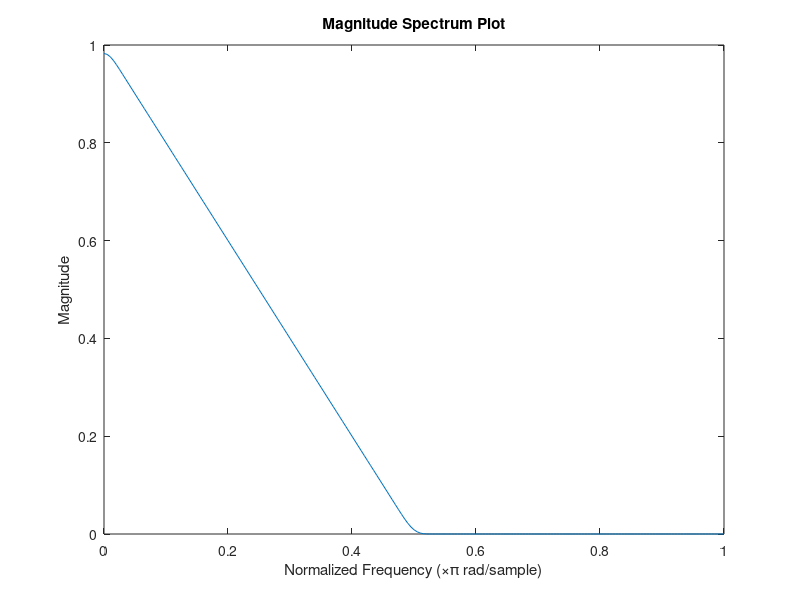
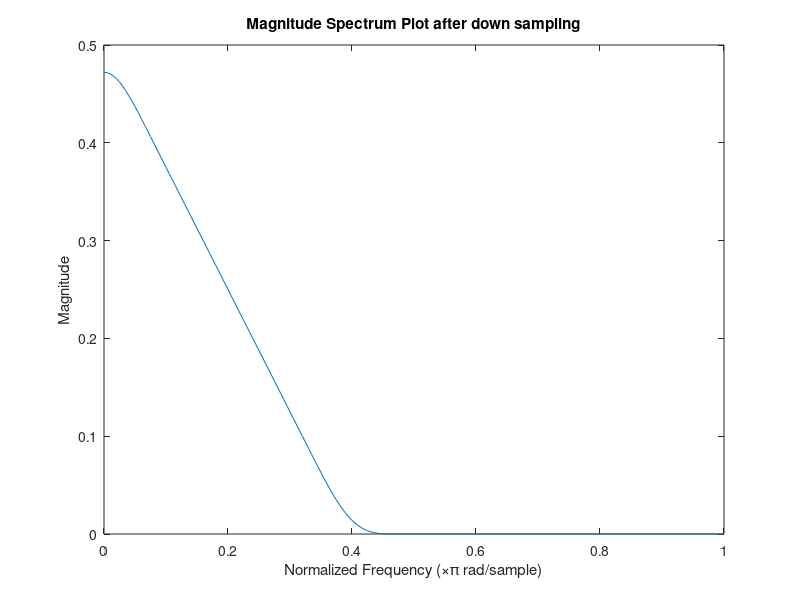
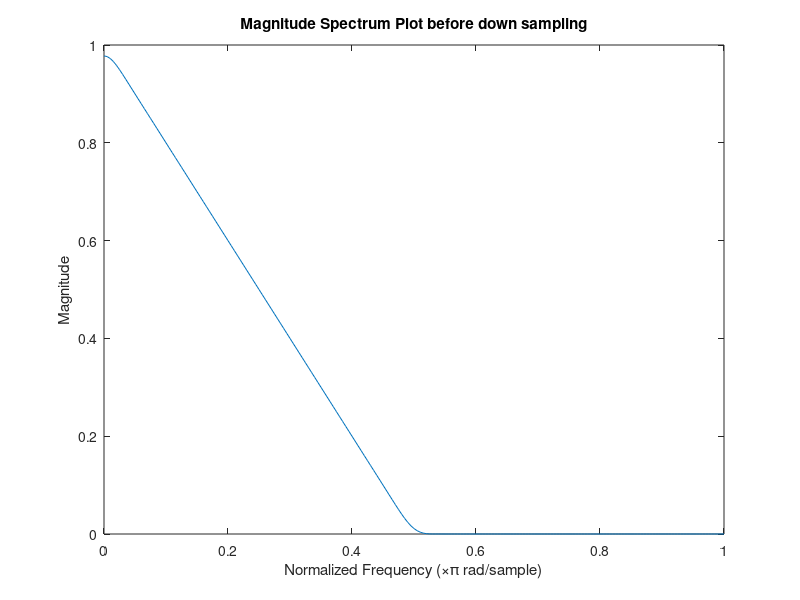
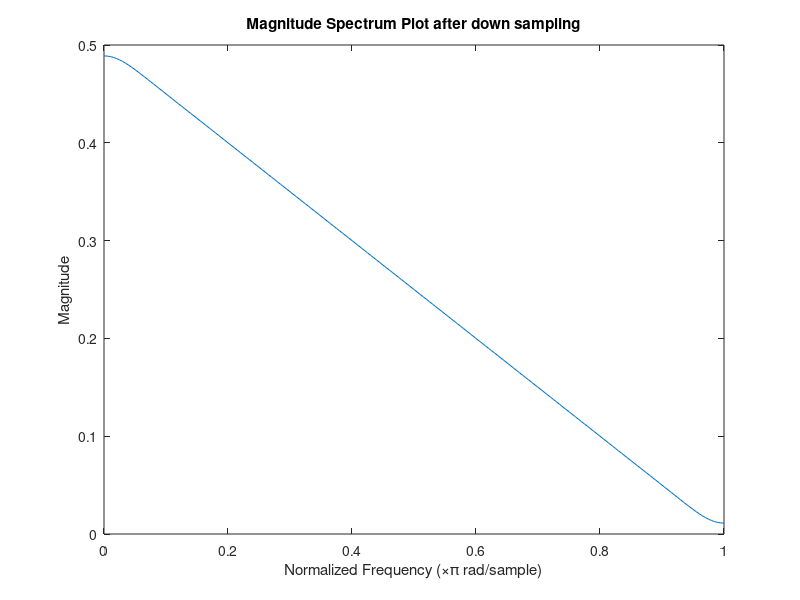

Write the MATLAB code that produced these figures, in order. (Note: this script raises an error after producing the figures.)
%% Pro1
f1=[0 0.05 0.1 0.15 0.2 0.4 0.6 0.8 1];
m1=[1 0.75 0.5 0.25 0.0 0.0 0.0 0.0 0];
% part(a)
% a.(i)
b1=fir2(100,f1,m1);   % Produce a 101 sample sequences x[n] who has required magnitude response 
w=pi*(0:0.005:1);
h1=freqz(b1,1,w);
hmag1=abs(h1);
figure(1)
plot(w/pi,hmag1);
title('Magnitude Spectrum Plot before down sampling')
xlabel('Normalized Frequency (\times\pi rad/sample)')
ylabel('Magnitude')
num1=length(b1);
b1_new=b1(1,1:2:num1);
h1_new=freqz(b1_new,1,w);
hmag1_new=abs(h1_new);
figure(2)
plot(w/pi,hmag1_new);
title('Magnitude Spectrum Plot after down sampling')
xlabel('Normalized Frequency (\times\pi rad/sample)')
ylabel('Magnitude')
%% a.(ii)
f2=[0 0.2 0.4 0.5 0.6 0.8 1];
m2=[1 0.6 0.2 0.0 0.0 0.0 0];
b2=fir2(100,f2,m2);   % Produce a 101 sample sequences x[n] who has required magnitude response     
w=pi*(0:0.005:1);
h2=freqz(b2,1,w);
hmag2=abs(h2);
figure(3)
plot(w/pi,hmag2);
title('Magnitude Spectrum Plot before down sampling')
xlabel('Normalized Frequency (\times\pi rad/sample)')
ylabel('Magnitude')
num2=length(b2);
b2_new=b2(1,1:2:num2);
h2_new=freqz(b2_new,1,w);
hmag2_new=abs(h2_new);
figure(4)
plot(w/pi,hmag2_new);
title('Magnitude Spectrum Plot after down sampling')
xlabel('Normalized Frequency (\times\pi rad/sample)')
ylabel('Magnitude')
%% a.(iii)
f3=[0 0.25 0.5 0.75 1];
m3=[1 2/3  1/3 0.0  0];
b3=fir2(100,f3,m3);    % Produce a 101 sample sequences x[n] who has required magnitude response    
w=pi*(0:0.005:1);
h3=freqz(b3,1,w);
hmag3=abs(h3);
figure(5)
plot(w/pi,hmag3);
title('Magnitude Spectrum Plot before down sampling')
xlabel('Normalized Frequency (\times\pi rad/sample)')
ylabel('Magnitude')
num3=length(b3);
b3_new=b3(1,1:2:num3);
h3_new=freqz(b3_new,1,w);
hmag3_new=abs(h3_new);
figure(6)
plot(w/pi,hmag3_new);
ylim([0 0.5])
title('Magnitude Spectrum Plot after down sampling')
xlabel('Normalized Frequency (\times\pi rad/sample)')
ylabel('Magnitude')
%% a.(iv)
f4=[0 0.2 0.4 0.6 0.8 1];
m4=[1 0.8 0.6 0.4 0.2 0];
b4=fir2(100,f4,m4);     % Produce a 101 sample sequences x[n] who has required magnitude response   
w=pi*(0:0.005:1);
h4=freqz(b4,1,w);
hmag4=abs(h4);
figure(7)
plot(w/pi,hmag4);
title('Magnitude Spectrum Plot before down sampling')
xlabel('Normalized Frequency (\times\pi rad/sample)')
ylabel('Magnitude')
num4=length(b4);
b4_new=b4(1,1:2:num4);
h4_new=freqz(b4_new,1,w);
hmag4_new=abs(h4_new);
figure(8)
plot(w/pi,hmag4_new);
ylim([0 0.6])
title('Magnitude Spectrum Plot after down sampling')
xlabel('Normalized Frequency (\times\pi rad/sample)')
ylabel('Magnitude')
%% part(b)
f_b=[0 0.2 0.4 0.5 0.6 0.8 1];
m_b=[1 0.6 0.2 0.0 0.0 0.0 0];
b_b=fir2(100,f_b,m_b);    
w=pi*(0:0.005:1);
h_b=freqz(b_b,1,w);
hmag_b=abs(h_b);
figure(9)
plot(w/pi,hmag_b);
title('Magnitude Spectrum Plot before up sampling')
xlabel('Normalized Frequency (\times\pi rad/sample)')
ylabel('Magnitude')
num=length(b_b);
% b.(i)
num0=2*num;
b_b1new=zeros(1,num0);
b_b1new(1,1:2:num0)=b_b;
h_b1new=freqz(b_b1new,1,w);
hmag_b1new=abs(h_b1new);
figure(10)
plot(w/pi,hmag_b1new);
title('Magnitude Spectrum Plot after up sampling')
xlabel('Normalized Frequency (\times\pi rad/sample)')
ylabel('Magnitude')
% b.(ii)
num0=3*num;
b_b2new=zeros(1,num0);
b_b2new(1,1:3:num0)=b_b;
h_b2new=freqz(b_b2new,1,w);
hmag_b2new=abs(h_b2new);
figure(11)
plot(w/pi,hmag_b2new);
title('Magnitude Spectrum Plot after up sampling')
xlabel('Normalized Frequency (\times\pi rad/sample)')
ylabel('Magnitude')
% b.(iii)
num0=4*num;
b_b3new=zeros(1,num0);
b_b3new(1,1:4:num0)=b_b;
h_b3new=freqz(b_b3new,1,w);
hmag_b3new=abs(h_b3new);
figure(12)
plot(w/pi,hmag_b3new);
title('Magnitude Spectrum Plot after up sampling')
xlabel('Normalized Frequency (\times\pi rad/sample)')
ylabel('Magnitude')
% b.(iv)
num0=5*num;
b_b4new=zeros(1,num0);
b_b4new(1,1:5:num0)=b_b;
h_b4new=freqz(b_b4new,1,w);
hmag_b4new=abs(h_b4new);
figure(13)
plot(w/pi,hmag_b4new);
title('Magnitude Spectrum Plot after up sampling')
xlabel('Normalized Frequency (\times\pi rad/sample)')
ylabel('Magnitude')
%% Prob4
% part(a)
f=[0 0.1 0.2 0.3 0.4 0.5 0.6 0.8 1];
m=[1 0.8 0.6 0.4 0.2 0.0 0.0 0.0 0];
b=fir2(128,f,m);          % Use the Matlab routine fir2 
w=pi*(0:0.005:1);
h=freqz(b,1,w);
hmag=abs(h);
figure(1)                 %  Plot the magnitude response of the resulting signal
plot(w/pi,hmag);
title('Magnitude Spectrum Plot')
xlabel('Normalized Frequency (\times\pi rad/sample)')
ylabel('Magnitude')
%% part(b)          
b1_new=up_sample(b,2,w);      % L=2
b2_new=up_sample(b,3,w);      % L=3
b3_new=up_sample(b,4,w);      % L=4
%% part(c)
fs=10000;           % The sample rate
ws=0.25;            % The stop band edge frequency
wc=0.25-1500/fs;    % The cut-off frequency
delp=0.01;
dels=0.001;
fedge=[wc ws];
mval=[1 0];
dev=[delp dels];        
[A,Fo,Ao,W]=firpmord(fedge,mval,dev);
b_b=firpm(A,Fo,Ao,W);
w=pi*(0:0.005:1.0);
h_b=freqz(b_b,1,w);
hmag_b=abs(h_b);
hphase_b=angle(h_b);
tol=0.95*pi;
figure(5)   
subplot(2,1,1)      % Plot the magnitude response of the resulting filter
hmag_b=unwrap(hmag_b,tol);
plot(w/pi,hmag_b)
title('Magnitude Response Plot (firpm FIR filter)')
ylabel('Magnitude ')
xlabel('Frequency (\times\pi radians)')
subplot(2,1,2)      % Plot the phase response of the resulting filter
hphase_b=unwrap(hphase_b,tol);
plot(w/pi,hphase_b)
title('Phase Response Plot (firpm FIR filter)')
ylabel('Phase (radians)')
xlabel('Frequency (\times\pi radians)')
%% part(d)
y2_new= filter(b_b,1,b1_new); 
b0_new=zeros(1,length(y2_new));
b0_new(1,1:2:length(y2_new))=b;     % Align the sequences accordingly
stem(0:length(y2_new)-1,abs(y2_new-b0_new))
title('The absolute error between y2[n] and x[n/2]')
xlabel('Sample')
ylabel('Amplitude')
%% Prob5
% part(a)
Fs=10000;
Fpass=45;    
Fstop=50;
delp=0.01;
dels=0.001;
mval=[1 0];
dev=[delp dels];        
[A,Fo,Ao,W]=firpmord([Fpass Fstop],mval,dev,Fs);
b1=firpm(A,Fo,Ao,W);
%% part(b)
M_b1=10;M_b2=10;
F_b0=Fs;
F_b1=F_b0/M_b1;
F_b2=F_b1/M_b2;
% The first filter
Fpass_b1=Fpass;
Fstop_b1=F_b1-Fstop;
delp_b1=delp/2;
dels_b1=dels;
mval=[1 0];
dev=[delp_b1 dels_b1];        
[A,Fo,Ao,W]=firpmord([Fpass_b1 Fstop_b1],mval,dev,F_b0);
b_b1=firpm(A,Fo,Ao,W);
% The second filter
Fpass_b2=Fpass;
Fstop_b2=F_b2-Fstop;
delp_b2=delp/2;
dels_b2=dels;
mval=[1 0];
dev=[delp_b2 dels_b2];        
[A,Fo,Ao,W]=firpmord([Fpass_b2 Fstop_b2],mval,dev,F_b1);
b_b2=firpm(A,Fo,Ao,W);
%% part(c)
M_c1=25;M_c2=2;M_c3=2;
F_c0=Fs;
F_c1=F_c0/M_c1;
F_c2=F_c1/M_c2;
F_c3=F_c2/M_c3;
% The first filter
Fpass_c1=Fpass;
Fstop_c1=F_c1-Fstop;
delp_c1=delp/2;
dels_c1=dels;
mval=[1 0];
dev=[delp_c1 dels_c1];        
[A,Fo,Ao,W]=firpmord([Fpass_c1 Fstop_c1],mval,dev,F_c0);
b_c1=firpm(A,Fo,Ao,W);
% The second filter
Fpass_c2=Fpass;
Fstop_c2=F_c2-Fstop;
delp_c2=delp/2;
dels_c2=dels;
mval=[1 0];
dev=[delp_c2 dels_c2];        
[A,Fo,Ao,W]=firpmord([Fpass_c2 Fstop_c2],mval,dev,F_c1);
b_c2=firpm(A,Fo,Ao,W);
% The third filter
Fpass_c3=Fpass;
Fstop_c3=F_c3-Fstop;
delp_c3=delp/2;
dels_c3=dels;
mval=[1 0];
dev=[delp_c3 dels_c3];        
[A,Fo,Ao,W]=firpmord([Fpass_c3 Fstop_c3],mval,dev,F_c2);
b_c3=firpm(A,Fo,Ao,W);
%% part(d)
% Frequency response of single stage implementation in part(a)
w=pi*(0:0.005:1.0);
h1=freqz(b1,1,w);
hphase=angle(h1);
hmag=20*log10(abs(h1));
tol=0.5*pi;
figure(1)  
subplot(2,1,1)    % Plot the magnitude response of the resulting filter
plot(w/pi,hmag)
ylim([-400 0])
title('Magnitude Response Plot (firpm FIR single-stage filter)')
ylabel('Magnitude ')
xlabel('Frequency (\times\pi radians)')
subplot(2,1,2)    % Plot the phase response of the resulting filter
hphase=unwrap(hphase,tol);
plot(w/pi,hphase)
title('Phase Response Plot (firpm FIR single-stage filter)')
ylabel('Phase (radians)')
xlabel('Frequency (\times\pi radians)')
% Frequency response of multistage implementation in part(b)
b_b2_up=upsample(b_b2,M_b1);
h_casc_b=conv(b_b1,b_b2_up);
h2=freqz(h_casc_b,1,w);
hphase=angle(h2);
hmag=20*log10(abs(h2));
figure(2)  
subplot(2,1,1)    % Plot the magnitude response of the resulting filter
plot(w/pi,hmag)
title('Magnitude Response Plot (firpm FIR two-stage filter)')
ylabel('Magnitude ')
xlabel('Frequency (\times\pi radians)')
subplot(2,1,2)    % Plot the phase response of the resulting filter
hphase=unwrap(hphase,tol);
plot(w/pi,hphase)
title('Phase Response Plot (firpm FIR two-stage filter)')
ylabel('Phase (radians)')
xlabel('Frequency (\times\pi radians)')
% Frequency response of multistage implementation in part(c)
b_c2_up=upsample(b_c2,M_c1);
h_casc_c=conv(b_c1,b_c2_up);
b_c3_up=upsample(b_c3,M_c1*M_c2);
h_casc_c=conv(h_casc_c,b_c3_up);
h3=freqz(h_casc_c,1,w);
hphase=angle(h3);
hmag=20*log10(abs(h3));

figure(3)  
subplot(2,1,1)    % Plot the magnitude response of the resulting filter
plot(w/pi,hmag)
ylim([-400 0])
title('Magnitude Response Plot (firpm FIR three-stage filter)')
ylabel('Magnitude ')
xlabel('Frequency (\times\pi radians)')
subplot(2,1,2)    % Plot the phase response of the resulting filter
hphase=unwrap(hphase,tol);
plot(w/pi,hphase)
title('Phase Response Plot (firpm FIR three-stage filter)')
ylabel('Phase (radians)')
xlabel('Frequency (\times\pi radians)')
%% Prob6
% part(a)
b0=fir1(20,0.413);
w=pi*(0:0.005:1.0);
h1=freqz(b0,1,w);
hmag1=abs(h1);
hphase1=angle(h1);
tol=0.95*pi;
figure(1)  
subplot(2,1,1)   % Plot the magnitude response of the resulting filter
hmag1=unwrap(hmag1,tol);
plot(w/pi,hmag1)
title('Magnitude Response Plot (firpm FIR filter)')
ylabel('Magnitude ')
xlabel('Frequency (\times\pi radians)')
subplot(2,1,2)    % Plot the phase response of the resulting filter
hphase1=unwrap(hphase1,tol);
plot(w/pi,hphase1)
title('Phase Response Plot (firpm FIR filter)')
ylabel('Phase (radians)')
xlabel('Frequency (\times\pi radians)')
% part(b) Determine the coefficients for H1(z),H2(z), and H3(z)
b1=b0(1,1:3:end);
b2=b0(1,2:3:end);
b3=b0(1,3:3:end);
% part(c) Implement a filter using the 3-level polyphase decomposition
%% part(d)
x_n=sampdata;
figure(2)
stem(0:length(x_n)-1,x_n)
title('x(n) The input sequence')
xlabel('Sample number')
ylabel('Amplitude')

n0=length(b0)+3*length(x_n)-1;
% Implement the polyphase decomposition
s1=level3_filter(b1,x_n,1,n0);
s2=level3_filter(b2,x_n,2,n0);
s3=level3_filter(b3,x_n,3,n0);
y1_n=s1+s2+s3;
figure(3)
stem(0:length(y1_n)-1,y1_n)
title('Output y1(n) using polyphase with up sampling')
xlabel('Sample number')
ylabel('Amplitude')
% part(e) 
v=zeros(1,3*length(x_n));
v(1,1:3:end)=x_n;
y2_n=conv(b0,v);
figure(4)
stem(0:length(y2_n)-1,y2_n)
title('Output y2(n) using up sampling before filtering')
xlabel('Sample number')
ylabel('Amplitude')
%% part(f)
stem(0:length(y1_n)-1,abs(y1_n-y2_n))
title('The absolute error between two methods')
xlabel('Sample number')
ylabel('Absolute error')

































